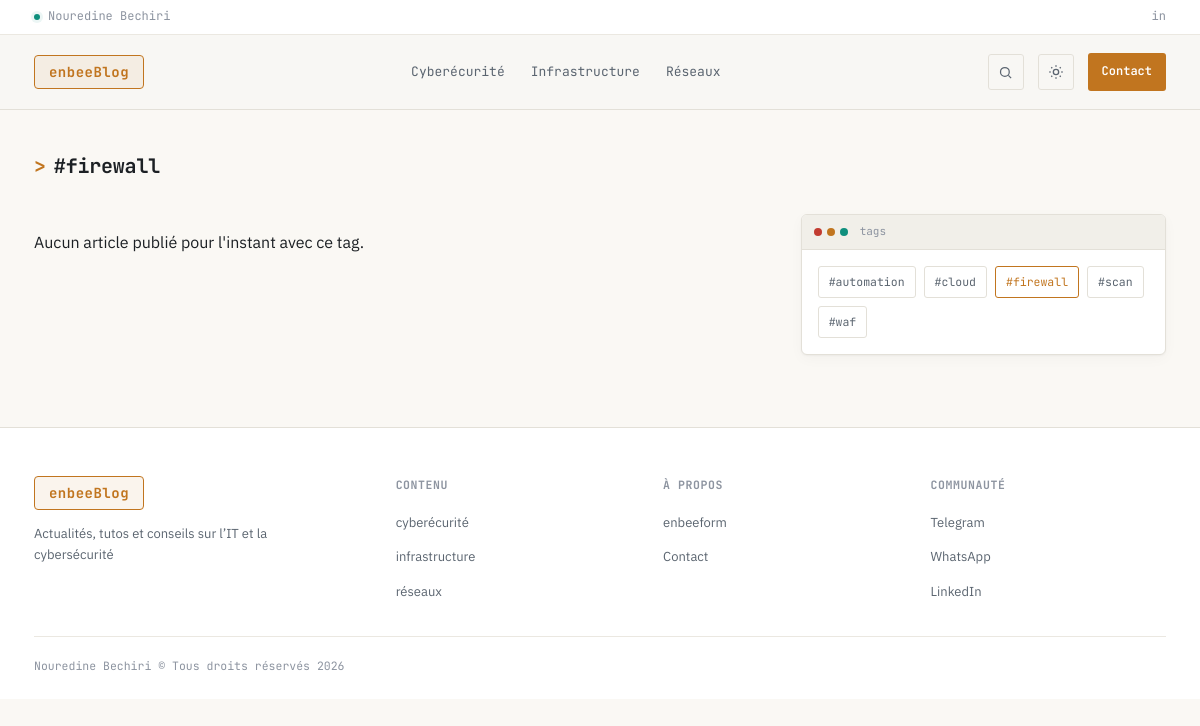
/blog/tag/firewall/, run on an earlier commit of the app's database.
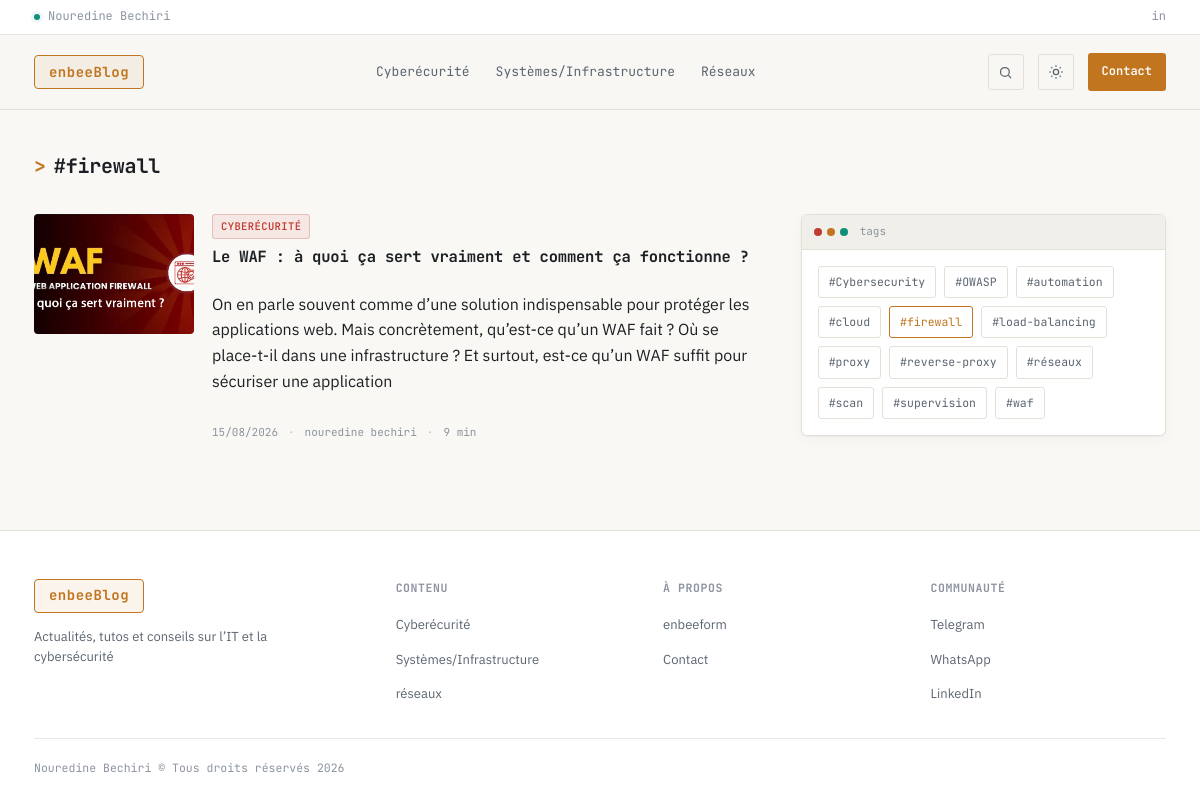
And on a later commit of the database.
### blog/models.py (models this page shows, shortened)
class Category(models.Model):
    class Color(models.TextChoices):
        TEAL = "teal", "Teal (défaut)"
        AMBER = "amber", "Ambre"
        RED = "red", "Rouge"
    name = models.CharField("nom", max_length=80, unique=True)
    slug = models.SlugField("slug", max_length=90, unique=True, blank=True)
    description = models.CharField("description", max_length=255, blank=True)
    color = models.CharField(
        "couleur du tag", max_length=10, choices=Color.choices, default=Color.TEAL
    )
    class Meta:
        verbose_name = "catégorie"
        verbose_name_plural = "catégories"
        ordering = ["name"]

class Tag(models.Model):
    name = models.CharField("nom", max_length=50, unique=True)
    slug = models.SlugField("slug", max_length=60, unique=True, blank=True)
    class Meta:
        verbose_name = "tag"
        verbose_name_plural = "tags"
        ordering = ["name"]

class Article(models.Model):
    class Status(models.TextChoices):
        DRAFT = "draft", "Brouillon"
        PUBLISHED = "published", "Publié"
        ARCHIVED = "archived", "Archivé"
    title = models.CharField("titre", max_length=200)
    slug = models.SlugField("slug", max_length=220, unique=True, blank=True)
    excerpt = models.CharField(
        "chapô",
        max_length=300,
        blank=True,
        help_text="Résumé court affiché sur les cartes et sous le titre (.excerpt / .dek).",
    )
    content = models.TextField(
        "contenu",
        help_text="Corps de l'article. Peut être écrit en Markdown si tu utilises "
        "django-markdownx / mistune côté rendu.",
    )
    cover_image = models.ImageField(
        "image de couverture", upload_to="articles/covers/%Y/%m/", blank=True, null=True
    )
    cover_caption = models.CharField("légende de l'image", max_length=200, blank=True)
    category = models.ForeignKey(
        Category,
        verbose_name="catégorie",
        related_name="articles",
        on_delete=models.PROTECT,
    )
    tags = models.ManyToManyField(Tag, verbose_name="tags", related_name="articles", blank=True)
    author = models.ForeignKey(
        settings.AUTH_USER_MODEL,
        verbose_name="auteur",
        related_name="articles",
        on_delete=models.PROTECT,
    )
    status = models.CharField(
        "statut", max_length=10, choices=Status.choices, default=Status.DRAFT
    )
    is_featured = models.BooleanField(
        "mis en avant",
        default=False,
        help_text="Affiché dans le grand encart du hero en page d'accueil.",
    )
    published_at = models.DateTimeField("publié le", default=timezone.now)
    created_at = models.DateTimeField("créé le", auto_now_add=True)
    updated_at = models.DateTimeField("modifié le", auto_now=True)
    views_count = models.PositiveIntegerField("nombre de vues", default=0)
    objects = models.Manager()          # manager par défaut (tous les statuts)
    published = PublishedArticleManager()  # articles publiés uniquement
    class Meta:
        verbose_name = "article"
        verbose_name_plural = "articles"
        ordering = ["-published_at"]
        indexes = [
            models.Index(fields=["-published_at"]),
            models.Index(fields=["status"]),
        ]
    def get_absolute_url(self):
        return reverse("blog:article_detail", kwargs={"slug": self.slug})
    @property
    def reading_time(self):
        word_count = len(self.content.split())
        return max(1, math.ceil(word_count / 200))

### blog/views.py (the view)
# urls.py: path("tag/<slug:slug>/", views.TagDetailView.as_view(), name="tag_detail"),
class TagDetailView(NavContextMixin, ListView):
    template_name = "blog/tag_detail.html"
    context_object_name = "articles"
    paginate_by = 9
    def get_queryset(self):
        self.tag = get_object_or_404(Tag, slug=self.kwargs["slug"])
        return Article.published.filter(tags=self.tag).select_related("category", "author")
    def get_context_data(self, **kwargs):
        context = super().get_context_data(**kwargs)
        context["tag"] = self.tag
        context["all_tags"] = Tag.objects.all()
        return context

### blog/models.py (called while the page is built)
    def get_queryset(self):
        return (
            super()
            .get_queryset()
            .filter(status=Article.Status.PUBLISHED, published_at__lte=timezone.now())
        )

### blog/views.py (called while the page is built)
    def get_context_data(self, **kwargs):
        context = super().get_context_data(**kwargs)
        context["nav_categories"] = Category.objects.all()
        return context

### templates/blog/tag_detail.html (shortened to what this page needs)
{% extends "blog/base.html" %}
{% load static %}
{% block content %}
<section class="hero">
  <div class="wrap">
    <div class="section-head" style="margin-bottom:0;">
      <h2><span class="chevron">&gt;</span> #{{ tag.name }}</h2>
    </div>
  </div>
</section>
<section class="section" style="padding-top:20px;">
  <div class="wrap">
    <div class="content-layout">
      <div class="post-list">
        {% for article in articles %}
        <div class="post-row">
          {% if article.cover_image %}
          <div class="thumb"><img src="{{ article.cover_image.url }}" alt="{{ article.title }}"></div>
          {% endif %}
          <div class="body">
            <span class="tag{% if article.category.color != 'teal' %} {{ article.category.color }}{% endif %}">
              {{ article.category.name }}
            </span>
            <h3><a href="{{ article.get_absolute_url }}">{{ article.title }}</a></h3>
            {% if article.excerpt %}<p class="excerpt">{{ article.excerpt }}</p>{% endif %}
            <div class="meta">
              <span>{{ article.published_at|date:"d/m/Y" }}</span><span class="sep">·</span>
              <span>{{ article.author.get_full_name|default:article.author.username }}</span><span class="sep">·</span>
              <span>{{ article.reading_time }} min</span>
            </div>
          </div>
        </div>
        {% empty %}
        <p class="excerpt">Aucun article publié pour l'instant avec ce tag.</p>
        {% endfor %}
      </div>
      <aside class="sidebar">
        <div class="side-box">
          <div class="term-titlebar">
            <div class="term-dots"><span></span><span></span><span></span></div>
            <span class="term-path">tags</span>
          </div>
          <div class="tags-cloud">
            {% for other_tag in all_tags %}
              <a href="{% url 'blog:tag_detail' other_tag.slug %}"
                 {% if other_tag.slug == tag.slug %}style="color:var(--amber); border-color:var(--amber);"{% endif %}>
                #{{ other_tag.name }}
              </a>
            {% endfor %}
          </div>
        </div>
      </aside>
    </div>
  </div>
</section>
{% endblock %}

### templates/blog/base.html (shortened to what this page needs)
{% load static %}
<!DOCTYPE html>
<html lang="fr">
<head>
<link rel="stylesheet" href="{% static 'css/blog-styles.css' %}">
</head>
<body>
<div class="topline">
  <div class="wrap">
    <div class="status"><span class="dot-live"></span> <a href="/">Nouredine Bechiri</a> </div>
    <div class="social">
      <a href="https://linkedin.com/in/nouredinebechiri" aria-label="LinkedIn" target="_blank" rel="noopener">in</a>
    </div>
  </div>
</div>
<header class="site">
  <div class="wrap">
    <a class="logo" href="{% url 'blog:home' %}">
      <span class="mark">enbeeBlog</span>{% comment %} <span class="tag">blog IT</span> {% endcomment %}
    </a>
    <nav class="main">
      {% for category in nav_categories %}
        <a href="{% url 'blog:category_detail' category.slug %}"
           class="{% if request.resolver_match.kwargs.slug == category.slug %}active{% endif %}">
          {{ category.name|capfirst }}
        </a>
      {% endfor %}
    </nav>
    <div class="header-actions">
      <button class="btn-search" id="searchTrigger" aria-label="ouvrir la recherche">
        <svg width="15" height="15" viewBox="0 0 24 24" fill="none" stroke="currentColor" stroke-width="2"><circle cx="11" cy="11" r="7"/><line x1="21" y1="21" x2="16.65" y2="16.65"/></svg>
      </button>
      <button class="btn-theme" aria-label="basculer le thème">
      </button>
      <a class="btn-cta" href="{% url 'blog:contact' %}">Contact</a>
    </div>
  </div>
</header>
{% block content %}{% endblock %}
<footer>
  <div class="wrap">
    <div class="footer-grid">
      <div class="footer-about">
        <a class="logo" href="{% url 'blog:home' %}" style="margin-bottom:14px; display:flex;">
          <span class="mark">enbeeBlog</span>
        </a>
        <p>Actualités, tutos et conseils sur l’IT et la cybersécurité</p>
      </div>
      <div>
        <h4>Contenu</h4>
        <ul>
          {% for category in nav_categories %}
            <li><a href="{% url 'blog:category_detail' category.slug %}">{{ category.name }}</a></li>
          {% endfor %}
        </ul>
      </div>
      <div>
        <h4>À propos</h4>
        <ul>
          <li><a href="{% url 'blog:about' %}">enbeeform</a></li>
          <li><a href="{% url 'blog:contact' %}">Contact</a></li>
        </ul>
      </div>
      <div>
        <h4>Communauté</h4>
        <ul>
          <li><a href="https://t.me/nouredinebechiri" target="_blank" rel="noopener">Telegram</a></li>
          <li><a href="https://wa.me/qr/CGO7UGQV2W7NE1" target="_blank" rel="noopener">WhatsApp</a></li>
          <li><a href="https://linkedin.com/in/nouredinebechiri" target="_blank" rel="noopener">LinkedIn</a></li>
        </ul>
      </div>
    </div>
    <div class="footer-bottom">
      <span>Nouredine Bechiri © Tous droits réservés {% now "Y" %}</span>
    </div>
  </div>
</footer>
</body>
</html>

What changed in the data, as far as the page shows it:
changed Category "Cyberécurité": name "cyberécurité" → "Cyberécurité"
changed Category: name "Infrastructure" → "Systèmes/Infrastructure"; name "infrastructure" → "Systèmes/Infrastructure"
added Article: cover_image (picture), category.name "CYBERÉCURITÉ", title "Le WAF : à quoi ça sert vraiment et comment ça fonctionne ?", excerpt "On en parle souvent comme d’une solution indispensable pour protéger les applications web. Mais concrètement, qu’est-ce qu’un WAF fait ? Où se place-t-il dans une infrastructure ? Et surtout, est-ce qu’un WAF suffit pour sécuriser une application", published_at "15/08/2026", author.get_full_name "nouredine bechiri", reading_time "9"
added Tag: name "Cybersecurity"
added Tag: name "OWASP"
added Tag: name "load-balancing"
added Tag: name "proxy"
added Tag: name "reverse-proxy"
added Tag: name "réseaux"
added Tag: name "supervision"
Also different on the page:
text no longer shown: "Aucun article publié pour l'instant avec ce tag."
